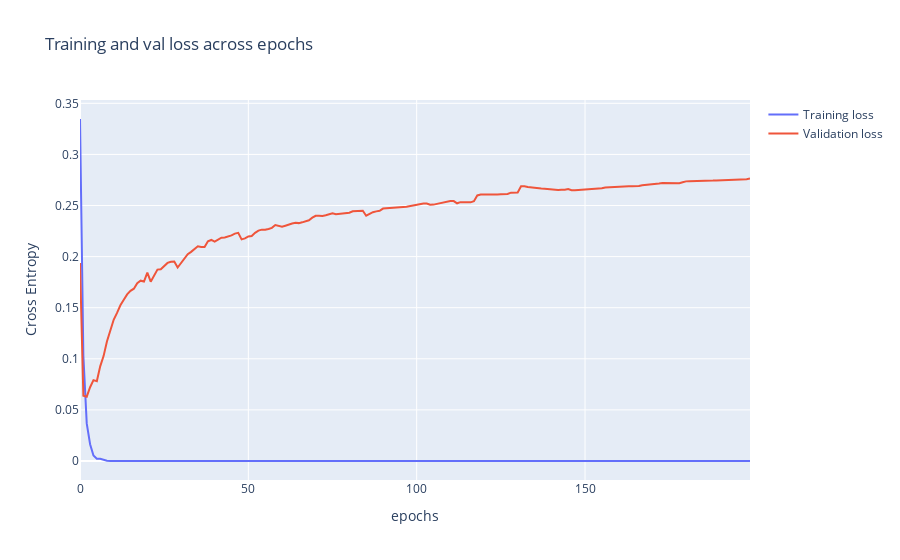

Write notebook code for a chart like this one.
### Code cell
fig = go.Figure(data=[
                      go.Scatter(
                          y=history.history["loss"],
                          name="Training loss",
                          mode="lines",
                      ),
                      go.Scatter(
                          y=history.history["val_loss"],
                          name="Validation loss",
                          mode="lines",
                      )
])
fig.update_layout(
    title='Training and val loss across epochs',
    xaxis_title='epochs',
    yaxis_title='Cross Entropy'    
)
fig.show()

### Figure 1 — Plotly figure (JSON) as saved in the notebook; plotly's stock layout.template omitted (floating-point values rounded to 4 significant figures; data arrays with more than 128 entries replaced by an {"elided": "..."} marker saying what was removed)
{"data": [{"mode": "lines", "name": "Training loss", "type": "scatter", "y": {"elided": "200 float values"}}, {"mode": "lines", "name": "Validation loss", "type": "scatter", "y": {"elided": "200 float values"}}], "layout": {"title": {"text": "Training and val loss across epochs"}, "xaxis": {"title": {"text": "epochs"}}, "yaxis": {"title": {"text": "Cross Entropy"}}}}
